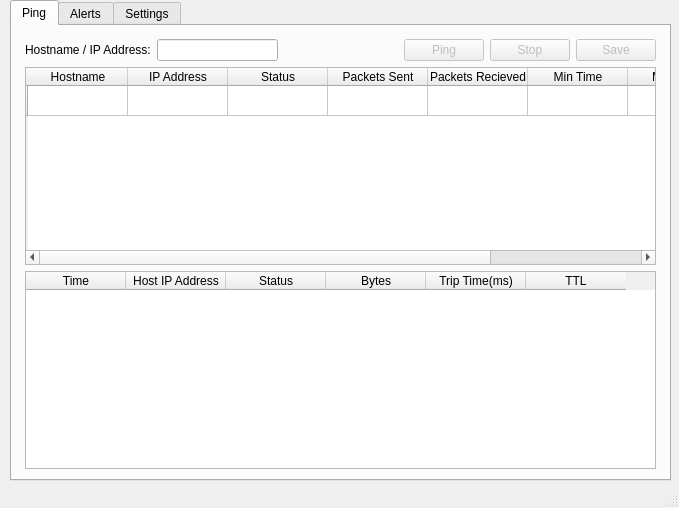
<?xml version="1.0" encoding="UTF-8"?>
<ui version="4.0">
 <class>MainWindow</class>
 <widget class="QMainWindow" name="MainWindow">
  <property name="geometry">
   <rect>
    <x>0</x>
    <y>0</y>
    <width>679</width>
    <height>508</height>
   </rect>
  </property>
  <property name="windowTitle">
   <string>MainWindow</string>
  </property>
  <widget class="QWidget" name="centralwidget">
   <widget class="QTabWidget" name="tabWidget">
    <property name="geometry">
     <rect>
      <x>10</x>
      <y>0</y>
      <width>661</width>
      <height>481</height>
     </rect>
    </property>
    <property name="currentIndex">
     <number>0</number>
    </property>
    <widget class="QWidget" name="ping">
     <attribute name="title">
      <string>Ping</string>
     </attribute>
     <widget class="QWidget" name="">
      <property name="geometry">
       <rect>
        <x>13</x>
        <y>13</y>
        <width>631</width>
        <height>430</height>
       </rect>
      </property>
      <layout class="QGridLayout" name="gridLayout_4">
       <item row="0" column="0">
        <layout class="QGridLayout" name="gridLayout_3">
         <item row="0" column="0">
          <widget class="QLabel" name="hostLabel">
           <property name="text">
            <string>Hostname / IP Address:</string>
           </property>
           <property name="buddy">
            <cstring>hostLineEdit</cstring>
           </property>
          </widget>
         </item>
         <item row="0" column="1">
          <widget class="QLineEdit" name="hostLineEdit"/>
         </item>
         <item row="0" column="2">
          <spacer name="horizontalSpacer">
           <property name="orientation">
            <enum>Qt::Horizontal</enum>
           </property>
           <property name="sizeHint" stdset="0">
            <size>
             <width>40</width>
             <height>20</height>
            </size>
           </property>
          </spacer>
         </item>
         <item row="0" column="3">
          <widget class="QPushButton" name="pingBtn">
           <property name="enabled">
            <bool>false</bool>
           </property>
           <property name="text">
            <string>Ping</string>
           </property>
          </widget>
         </item>
         <item row="0" column="4">
          <widget class="QPushButton" name="stopBtn">
           <property name="enabled">
            <bool>false</bool>
           </property>
           <property name="text">
            <string>Stop</string>
           </property>
          </widget>
         </item>
         <item row="0" column="5">
          <widget class="QPushButton" name="saveBtn">
           <property name="enabled">
            <bool>false</bool>
           </property>
           <property name="text">
            <string>Save</string>
           </property>
          </widget>
         </item>
        </layout>
       </item>
       <item row="1" column="0">
        <widget class="QTableWidget" name="statusTable">
         <property name="showGrid">
          <bool>true</bool>
         </property>
         <property name="rowCount">
          <number>1</number>
         </property>
         <property name="columnCount">
          <number>8</number>
         </property>
         <row>
          <property name="text">
           <string/>
          </property>
         </row>
         <column>
          <property name="text">
           <string>Hostname</string>
          </property>
         </column>
         <column>
          <property name="text">
           <string>IP Address</string>
          </property>
         </column>
         <column>
          <property name="text">
           <string>Status</string>
          </property>
         </column>
         <column>
          <property name="text">
           <string>Packets Sent</string>
          </property>
         </column>
         <column>
          <property name="text">
           <string>Packets Recieved</string>
          </property>
         </column>
         <column>
          <property name="text">
           <string>Min Time</string>
          </property>
         </column>
         <column>
          <property name="text">
           <string>Max Time</string>
          </property>
         </column>
         <column>
          <property name="text">
           <string>Avg Time</string>
          </property>
         </column>
         <item row="0" column="0">
          <property name="text">
           <string/>
          </property>
          <property name="flags">
           <set>ItemIsEnabled</set>
          </property>
         </item>
         <item row="0" column="1">
          <property name="text">
           <string/>
          </property>
          <property name="flags">
           <set>ItemIsEnabled</set>
          </property>
         </item>
         <item row="0" column="2">
          <property name="text">
           <string/>
          </property>
          <property name="flags">
           <set>ItemIsEnabled</set>
          </property>
         </item>
         <item row="0" column="3">
          <property name="text">
           <string/>
          </property>
          <property name="flags">
           <set>ItemIsEnabled</set>
          </property>
         </item>
         <item row="0" column="4">
          <property name="text">
           <string/>
          </property>
          <property name="flags">
           <set>ItemIsEnabled</set>
          </property>
         </item>
         <item row="0" column="5">
          <property name="text">
           <string/>
          </property>
          <property name="flags">
           <set>ItemIsEnabled</set>
          </property>
         </item>
         <item row="0" column="6">
          <property name="text">
           <string/>
          </property>
          <property name="flags">
           <set>ItemIsEnabled</set>
          </property>
         </item>
         <item row="0" column="7">
          <property name="text">
           <string/>
          </property>
          <property name="flags">
           <set>ItemIsEnabled</set>
          </property>
         </item>
        </widget>
       </item>
       <item row="2" column="0">
        <widget class="QTableWidget" name="runTable">
         <column>
          <property name="text">
           <string>Time</string>
          </property>
         </column>
         <column>
          <property name="text">
           <string>Host IP Address</string>
          </property>
         </column>
         <column>
          <property name="text">
           <string>Status</string>
          </property>
         </column>
         <column>
          <property name="text">
           <string>Bytes</string>
          </property>
         </column>
         <column>
          <property name="text">
           <string>Trip Time(ms)</string>
          </property>
         </column>
         <column>
          <property name="text">
           <string>TTL</string>
          </property>
         </column>
        </widget>
       </item>
      </layout>
     </widget>
    </widget>
    <widget class="QWidget" name="alerts">
     <attribute name="title">
      <string>Alerts</string>
     </attribute>
     <widget class="QWidget" name="">
      <property name="geometry">
       <rect>
        <x>10</x>
        <y>20</y>
        <width>301</width>
        <height>261</height>
       </rect>
      </property>
      <layout class="QGridLayout" name="gridLayout">
       <item row="0" column="0" colspan="4">
        <layout class="QFormLayout" name="formLayout">
         <item row="0" column="0">
          <widget class="QLabel" name="alertLabel">
           <property name="text">
            <string>Alert When:</string>
           </property>
           <property name="buddy">
            <cstring>onlineRadio</cstring>
           </property>
          </widget>
         </item>
         <item row="2" column="0">
          <widget class="QRadioButton" name="onlineRadio">
           <property name="text">
            <string>Online</string>
           </property>
          </widget>
         </item>
         <item row="3" column="0">
          <widget class="QRadioButton" name="offlineRadio">
           <property name="text">
            <string>Offline</string>
           </property>
          </widget>
         </item>
         <item row="4" column="0">
          <widget class="QRadioButton" name="donotalertRadio">
           <property name="text">
            <string>Do Not Alert</string>
           </property>
          </widget>
         </item>
        </layout>
       </item>
       <item row="1" column="0">
        <widget class="QLabel" name="notificationLabel">
         <property name="text">
          <string>Notifications</string>
         </property>
         <property name="buddy">
          <cstring>dialogRadio</cstring>
         </property>
        </widget>
       </item>
       <item row="2" column="0" colspan="3">
        <layout class="QFormLayout" name="formLayout_2">
         <item row="0" column="0">
          <widget class="QRadioButton" name="dialogRadio">
           <property name="text">
            <string>Pop up Dialog</string>
           </property>
          </widget>
         </item>
         <item row="0" column="1">
          <widget class="QRadioButton" name="toastRadio">
           <property name="text">
            <string>Toast Pop up</string>
           </property>
          </widget>
         </item>
        </layout>
       </item>
       <item row="3" column="0" colspan="3">
        <widget class="QCheckBox" name="soundCheckBox">
         <property name="text">
          <string>Play Sound</string>
         </property>
        </widget>
       </item>
       <item row="4" column="0">
        <widget class="QLabel" name="emailLabel">
         <property name="text">
          <string>Send Email To:</string>
         </property>
         <property name="buddy">
          <cstring>emailLineEdit</cstring>
         </property>
        </widget>
       </item>
       <item row="4" column="1" colspan="3">
        <widget class="QLineEdit" name="emailLineEdit"/>
       </item>
       <item row="5" column="0" colspan="2">
        <widget class="QPushButton" name="applyBtn">
         <property name="text">
          <string>Apply</string>
         </property>
        </widget>
       </item>
       <item row="5" column="2">
        <widget class="QPushButton" name="saveAlertBtn">
         <property name="text">
          <string>Save</string>
         </property>
        </widget>
       </item>
       <item row="5" column="3">
        <widget class="QPushButton" name="defaultsBtn">
         <property name="text">
          <string>Defaults</string>
         </property>
        </widget>
       </item>
      </layout>
     </widget>
    </widget>
    <widget class="QWidget" name="settings">
     <attribute name="title">
      <string>Settings</string>
     </attribute>
     <layout class="QGridLayout" name="gridLayout_2">
      <item row="0" column="0" colspan="2">
       <widget class="QLabel" name="timebtwlabel">
        <property name="text">
         <string>TIme Between Pings(ms):</string>
        </property>
        <property name="buddy">
         <cstring>timebtwLineEdit</cstring>
        </property>
       </widget>
      </item>
      <item row="0" column="2" colspan="2">
       <widget class="QLineEdit" name="timebtwLineEdit"/>
      </item>
      <item row="1" column="0">
       <widget class="QLabel" name="ttlLabel">
        <property name="text">
         <string>TTL:</string>
        </property>
        <property name="buddy">
         <cstring>ttlLineEdit</cstring>
        </property>
       </widget>
      </item>
      <item row="1" column="2" colspan="2">
       <widget class="QLineEdit" name="ttlLineEdit"/>
      </item>
      <item row="2" column="0">
       <widget class="QLabel" name="packetLabel">
        <property name="text">
         <string>Packet Size:</string>
        </property>
        <property name="buddy">
         <cstring>packetsizeLineEdit</cstring>
        </property>
       </widget>
      </item>
      <item row="2" column="2" colspan="2">
       <widget class="QLineEdit" name="packetsizeLineEdit"/>
      </item>
      <item row="3" column="0">
       <widget class="QPushButton" name="applysetBtn">
        <property name="text">
         <string>Apply</string>
        </property>
       </widget>
      </item>
      <item row="3" column="1" colspan="2">
       <widget class="QPushButton" name="savesetBtn">
        <property name="text">
         <string>Save</string>
        </property>
       </widget>
      </item>
      <item row="3" column="3">
       <widget class="QPushButton" name="defaultssetBtn">
        <property name="text">
         <string>Defaults</string>
        </property>
       </widget>
      </item>
     </layout>
    </widget>
   </widget>
  </widget>
  <widget class="QStatusBar" name="statusbar"/>
 </widget>
 <tabstops>
  <tabstop>tabWidget</tabstop>
  <tabstop>hostLineEdit</tabstop>
  <tabstop>pingBtn</tabstop>
  <tabstop>stopBtn</tabstop>
  <tabstop>saveBtn</tabstop>
  <tabstop>statusTable</tabstop>
 </tabstops>
 <resources/>
 <connections/>
</ui>
